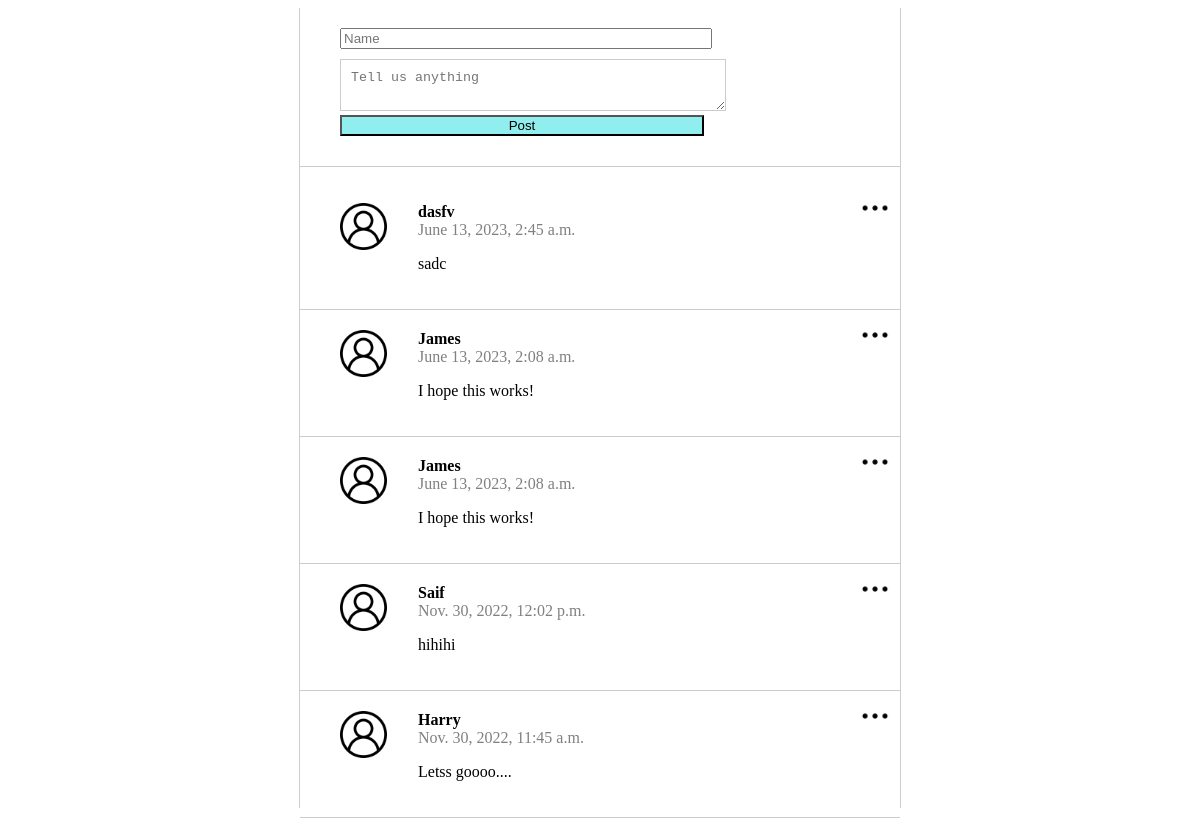
The page / on the database its author committed.
### posts/models.py (models this page shows)
class Post(models.Model):
    class Meta(object):
        db_table = 'post'
    name= models.CharField(
        'Name',blank=False,null=False,max_length=14,db_index=True,default='Anonymous'
    )
    body=models.CharField(
        'Body',blank=True,null=True,max_length=140,db_index=True
    )
    created_at = models.DateTimeField(
        'Created DateTime',blank = True,auto_now_add=True
    )

### posts/views.py (the view, shortened to what this page needs)
# urls.py: path('',views.index,name='index'),
def index(request):
    posts=Post.objects.all().order_by('-created_at')[:20]
    return render(request,'posts.html',
                   {'posts':posts})

### templates/posts.html (shortened to what this page needs)
{% extends "base.html"%} {% block content %}
{% load static %}
<section class ="content">
<section class ="post_form">
    <form action ="/" method="POST">
        <input type ="text" name="name" placeholder="Name" required />
        <textarea name="body" placeholder="Tell us anything" required ></textarea>
        <input style="background-color: rgb(145, 238, 238);" type ="submit" value="Post"/>
    </form>
</section>
<section class="posts">
    {% if tweets.count == 0%}
    <p class="p-3">There is no tweet now.</p>
    {% else %}
    <ul>
    {% for post in posts %}
    <li>
        <img class="menu_icon js-menu-icon" src ="{% static 'img/menu.png' %}"/>
        <div class="logo">
        <img src = "../static/img/user.png  ">
        </div>
        <div class="name_body">
        <div class="name">{{post.name}}</div>
        <div class="datetime">{{post.created_at}}</div>
        <p>{{post.body}}</p>
        </div>
    </li>
    {% endfor %}
    </ul>
    {% endif %}
</section>
</section>
{% endblock %}

### templates/base.html (shortened to what this page needs)
<!DOCTYPE html>
<html lang="en">
<head>
    {% load static %}
    <link href="{% static 'css/style.css' %}" rel="stylesheet">
</head>
<body>
    {% block content %} {{ content }}{% endblock %}
</body>
</html>

### static/css/style.css (style rules this page uses)
html, body { height:100%; }
.content { max-width :600px; height :100%; margin:0 auto; border-left : 1px solid #ccc; border-right : 1px solid #ccc }
.post_form { padding:20px 40px; border-bottom : 1px solid #ccc; }
.post_form input { width:70%; margin-bottom: 10px; }
.post_form textarea { width:70%; padding: 10px; border:1px solid #ccc; }
.posts ul { padding :0; }
.posts li { display:flex; border-bottom : 1px solid #ccc; padding :20px 40px; position:relative; list-style:none; }
.posts li .menu_icon { width:30px; position:absolute; top:10px; right:10px; }
.posts li .logo { flex-basis:15%; }
.posts li .logo img { width:60%; }
.posts li .name_body { flex-basis: 85%; }
.posts li .name_body .name { font-weight :bold; }
.posts li .name_body .datetime { color:gray; }

### rows shown on the page
Post: name "dasfv", created_at "June 13, 2023, 2:45 a.m.", body "sadc"
Post: name "James", created_at "June 13, 2023, 2:08 a.m.", body "I hope this works!"
Post: name "James", created_at "June 13, 2023, 2:08 a.m.", body "I hope this works!"
Post: name "Saif", created_at "Nov. 30, 2022, 12:02 p.m.", body "hihihi"
Post: name "Harry", created_at "Nov. 30, 2022, 11:45 a.m.", body "Letss goooo...."
